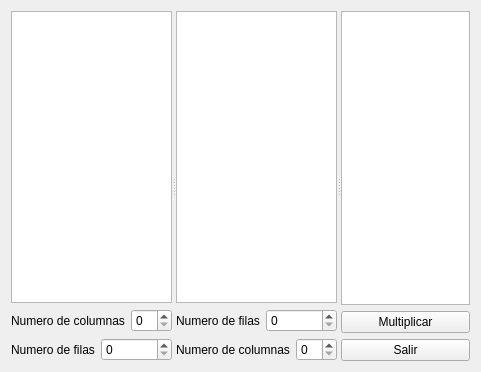
<?xml version="1.0" encoding="UTF-8"?>
<ui version="4.0">
 <class>Widget</class>
 <widget class="QWidget" name="Widget">
  <property name="geometry">
   <rect>
    <x>0</x>
    <y>0</y>
    <width>481</width>
    <height>372</height>
   </rect>
  </property>
  <property name="windowTitle">
   <string>Widget</string>
  </property>
  <layout class="QGridLayout" name="gridLayout">
   <item row="0" column="0">
    <widget class="QSplitter" name="splitter">
     <property name="orientation">
      <enum>Qt::Horizontal</enum>
     </property>
     <widget class="QWidget" name="">
      <layout class="QVBoxLayout" name="verticalLayout">
       <item>
        <widget class="QTableView" name="tableViewA"/>
       </item>
       <item>
        <layout class="QHBoxLayout" name="horizontalLayout_2">
         <item>
          <widget class="QLabel" name="label_2">
           <property name="text">
            <string>Numero de columnas</string>
           </property>
          </widget>
         </item>
         <item>
          <widget class="QSpinBox" name="numeroDeColumnasSpinBoxA"/>
         </item>
        </layout>
       </item>
       <item>
        <layout class="QHBoxLayout" name="horizontalLayout">
         <item>
          <widget class="QLabel" name="label">
           <property name="text">
            <string>Numero de filas</string>
           </property>
          </widget>
         </item>
         <item>
          <widget class="QSpinBox" name="numeroDeFilasSpinBoxA"/>
         </item>
        </layout>
       </item>
      </layout>
     </widget>
     <widget class="QWidget" name="">
      <layout class="QVBoxLayout" name="verticalLayout_2">
       <item>
        <widget class="QTableView" name="tableViewB"/>
       </item>
       <item>
        <layout class="QHBoxLayout" name="horizontalLayout_3">
         <item>
          <widget class="QLabel" name="label_3">
           <property name="text">
            <string>Numero de filas</string>
           </property>
          </widget>
         </item>
         <item>
          <widget class="QSpinBox" name="numeroDeFilasSpinBoxB"/>
         </item>
        </layout>
       </item>
       <item>
        <layout class="QHBoxLayout" name="horizontalLayout_4">
         <item>
          <widget class="QLabel" name="label_4">
           <property name="text">
            <string>Numero de columnas</string>
           </property>
          </widget>
         </item>
         <item>
          <widget class="QSpinBox" name="numeroDeColumnasSpinBoxB"/>
         </item>
        </layout>
       </item>
      </layout>
     </widget>
     <widget class="QWidget" name="">
      <layout class="QVBoxLayout" name="verticalLayout_3">
       <item>
        <widget class="QTableView" name="tableViewR"/>
       </item>
       <item>
        <widget class="QPushButton" name="multiplicarPushButton">
         <property name="text">
          <string>Multiplicar</string>
         </property>
        </widget>
       </item>
       <item>
        <widget class="QPushButton" name="SalirPushButton">
         <property name="text">
          <string>Salir</string>
         </property>
        </widget>
       </item>
      </layout>
     </widget>
    </widget>
   </item>
  </layout>
 </widget>
 <resources/>
 <connections/>
</ui>
